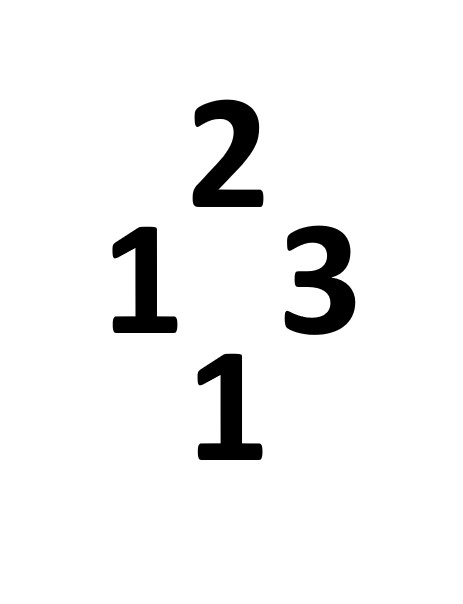
#> input picture Codigo/OpenCV/imagenes/numeros.jpg, 463 x 604 px
$ python ocr.py
#> lines starting #> are read from the running program, lines starting #| are printed output that depends on the picture; after the words box and inside, x2 and y2 are one past the last pixel; in counts of white or black regions, pixels touching at a corner belong together
import cv2


umbral = 150

similitud = 0.1

fuente = cv2.FONT_HERSHEY_SIMPLEX
color = 0
grosor = 2
escala = 1
posicion = (20, 30)
numeros = "Numeros: "

img = cv2.imread('../imagenes/numeros.jpg', 0)
#> img is the input picture: shape (604, 463); min 0, max 255, mean 241.3

img1 = cv2.imread('../imagenes/uno.jpg',0)
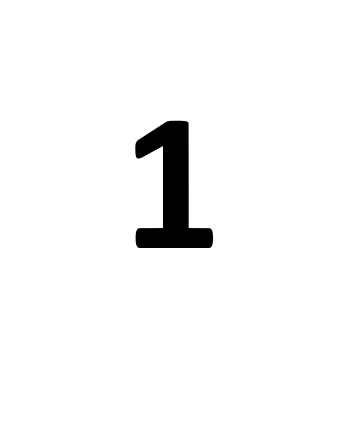
#> input picture Codigo/OpenCV/imagenes/uno.jpg, 343 x 421 px
#> img1 is the input picture: shape (421, 343); min 0, max 255, mean 246.5
img2 = cv2.imread('../imagenes/dos.jpg',0)
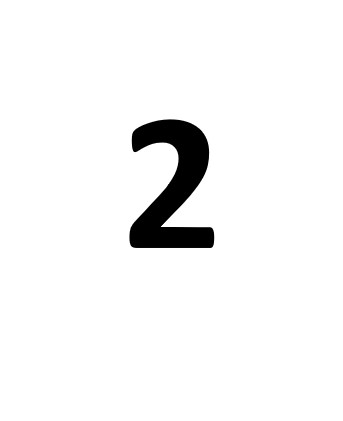
#> input picture Codigo/OpenCV/imagenes/dos.jpg, 343 x 421 px
#> img2 is the input picture: shape (421, 343); min 0, max 255, mean 244.6
img3 = cv2.imread('../imagenes/tres.jpg',0)
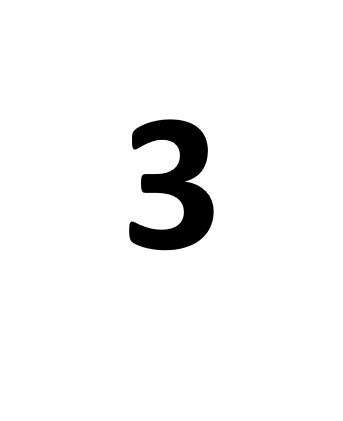
#> input picture Codigo/OpenCV/imagenes/tres.jpg, 343 x 421 px
#> img3 is the input picture: shape (421, 343); min 0, max 255, mean 244.4

_, img1_umbral = cv2.threshold(img1, umbral, 255, cv2.THRESH_BINARY_INV)
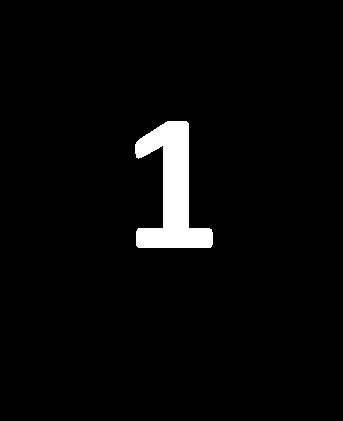
#> img1_umbral: shape (421, 343); 3.4% white; 1 white region, box (x1, y1, x2, y2) and area: (135, 121, 213, 248) 4863
_, img2_umbral = cv2.threshold(img2, umbral, 255, cv2.THRESH_BINARY_INV)
#> img2_umbral: shape (421, 343); 4.1% white; 1 white region, box (x1, y1, x2, y2) and area: (129, 119, 214, 248) 5934
_, img3_umbral = cv2.threshold(img3, umbral, 255, cv2.THRESH_BINARY_INV)
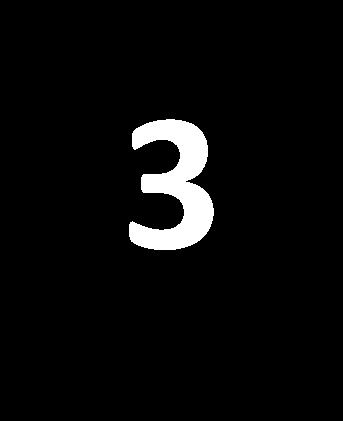
#> img3_umbral: shape (421, 343); 4.2% white; 1 white region
contornos1, _ = cv2.findContours(img1_umbral, cv2.RETR_EXTERNAL, cv2.CHAIN_APPROX_NONE)
#> contornos1 = 1 contour; box (x1, y1, x2, y2) and area: (135, 121, 213, 248) 4644
contornos2, _ = cv2.findContours(img2_umbral, cv2.RETR_EXTERNAL, cv2.CHAIN_APPROX_NONE)
#> contornos2 = 1 contour; box (x1, y1, x2, y2) and area: (129, 119, 214, 248) 5697
contornos3, _ = cv2.findContours(img3_umbral, cv2.RETR_EXTERNAL, cv2.CHAIN_APPROX_NONE)
#> contornos3 = 1 contour; box (x1, y1, x2, y2) and area: (129, 119, 214, 250) 5780
contorno1 = contornos1[0]
#> contorno1 = contour of 436 points, box (x1, y1, x2, y2) (135, 121, 213, 248), area 4644
contorno2 = contornos2[0]
#> contorno2 = contour of 472 points, box (x1, y1, x2, y2) (129, 119, 214, 248), area 5697
contorno3 = contornos3[0]
#> contorno3 = contour of 523 points, box (x1, y1, x2, y2) (129, 119, 214, 250), area 5780

_, img_umbral = cv2.threshold(img, umbral, 255, cv2.THRESH_BINARY_INV)
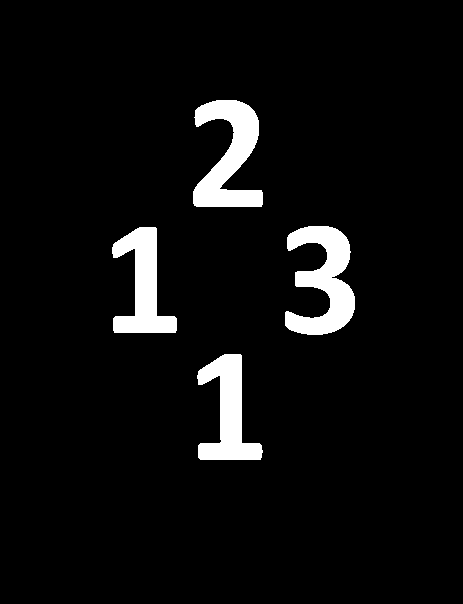
#> img_umbral: shape (604, 463); 5.4% white; 4 white regions
contornos, _ = cv2.findContours(img_umbral, cv2.RETR_EXTERNAL, cv2.CHAIN_APPROX_NONE)
#> contornos = 4 contours; box (x1, y1, x2, y2) and area: (285, 226, 355, 335) 3992, (193, 100, 263, 207) 3913, (112, 227, 177, 333) 3234, (197, 354, 263, 460) 3232
for contorno in contornos:
    if cv2.matchShapes(contorno,contorno1,cv2.CONTOURS_MATCH_I1,0.0) <= similitud:
        numeros = numeros + "1"
    elif cv2.matchShapes(contorno,contorno2,cv2.CONTOURS_MATCH_I1,0.0) <= similitud:
        numeros = numeros + "2"
    elif cv2.matchShapes(contorno,contorno3,cv2.CONTOURS_MATCH_I1,0.0) <= similitud:
        numeros = numeros + "3"
#> this loop made 4 passes
#> numeros on passes 1 to 4: 'Numeros: 1', 'Numeros: 11', 'Numeros: 113', 'Numeros: 1132'

cv2.putText(img, numeros, posicion, fuente, escala, color, grosor)
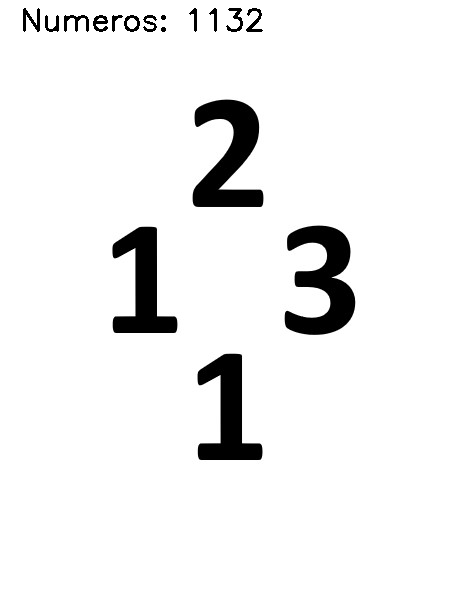
#> img: shape (604, 463); 0.54% of pixels changed, all inside (x1, y1, x2, y2) = (23, 8, 263, 32)
cv2.imshow('Numeros', img)

cv2.waitKey(0)
cv2.destroyAllWindows()
